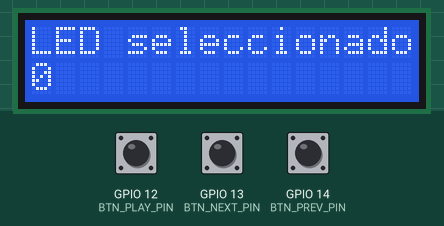
A sketch run on a simulated ESP32-C3. Parts: 16×2 character LCD. The test bench sets the inputs (shaded band); at power-on: GPIO 13 (BTN_NEXT_PIN) HIGH, GPIO 12 (BTN_PLAY_PIN) HIGH, GPIO 14 (BTN_PREV_PIN) HIGH. WiFi joins after 1.5 s; servers stay silent unless stated; what the sketch prints to the serial monitor is not drawn.

Above: at 3.8 s.
3.9 s: GPIO 13 (BTN_NEXT_PIN) pulled LOW for 0.15 s
At 5.0 s:
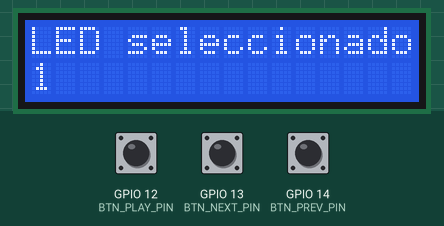
5.5 s: GPIO 13 (BTN_NEXT_PIN) pulled LOW for 1 s
At 6.2 s:
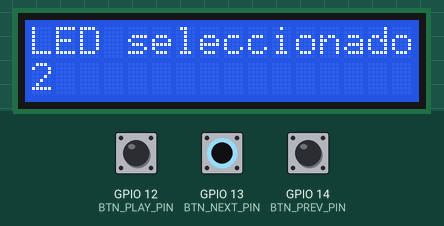
Timing chart, 0 to 8.5 s (numbered marks = the images above; inputs shaded):
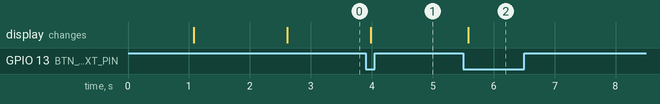

The sketch:

prueba_leds.ino
```cpp
/*
  ESP32 (DevKit clásico) - MAESTRO de PRUEBA "Constelación"
  Enciende uno por uno el LED de cada cliente ESP32-C3.
  -------------------------------------------------------------------
    - PREV (GPIO 14) / NEXT (GPIO 13): seleccionan el LED (0 a 7, circular).
    - PLAY (GPIO 12): mientras se mantiene presionado, el LED seleccionado
      está encendido; al soltarlo se apaga.
    - LCD 16x2 I2C (0x27, SDA=21, SCL=22): muestra el número del LED
      seleccionado.

  Librerías necesarias: ezButton, LiquidCrystal_I2C.
*/

#include <WiFi.h>
#include <Wire.h>
#include <LiquidCrystal_I2C.h>
#include <ezButton.h>

const char* ssid     = "constelacion";
const char* password = "01Constelacion01";
const uint16_t puerto = 8080;

// IP fija reservada para este maestro en el router (192.168.0.150)
IPAddress ipFija(192, 168, 0, 150);
IPAddress gateway(192, 168, 0, 1);
IPAddress subnet(255, 255, 255, 0);

const int MAX_CLIENTES = 8;

WiFiServer servidor(puerto);
WiFiClient clientes[MAX_CLIENTES];

LiquidCrystal_I2C lcd(0x27, 16, 2);

// ---------------------------------------------------------------
// BOTONES (a GND, INPUT_PULLUP interno vía ezButton)
// ---------------------------------------------------------------
#define BTN_PLAY_PIN 12
#define BTN_PREV_PIN 14
#define BTN_NEXT_PIN 13

ezButton btnPlay(BTN_PLAY_PIN);
ezButton btnPrev(BTN_PREV_PIN);
ezButton btnNext(BTN_NEXT_PIN);

// LED seleccionado (0 a MAX_CLIENTES-1)
uint8_t ledSeleccionado = 0;

// LED que está realmente encendido por PLAY (-1 = ninguno)
int8_t ledEncendido = -1;

// ---------------------------------------------------------------
// IDENTIFICACIÓN DE CLIENTES POR ÍNDICE FIJO ("ID:n")
// ---------------------------------------------------------------
WiFiClient pendientes[MAX_CLIENTES];
unsigned long pendienteInicio[MAX_CLIENTES];
const unsigned long TIMEOUT_IDENTIFICACION_MS = 5000;

void aceptarConexionNueva() {
  WiFiClient nuevoCliente = servidor.available();
  if (!nuevoCliente) return;

  for (int i = 0; i < MAX_CLIENTES; i++) {
    if (!pendientes[i] || !pendientes[i].connected()) {
      pendientes[i] = nuevoCliente;
      pendientes[i].setNoDelay(true);
      pendienteInicio[i] = millis();
      Serial.print(">>> Nueva conexión en espera de identificación (slot temporal ");
      Serial.print(i);
      Serial.println(")");
      return;
    }
  }

  Serial.println(">>> Conexión rechazada: no hay slots de espera libres");
  nuevoCliente.stop();
}

void procesarIdentificaciones() {
  for (int i = 0; i < MAX_CLIENTES; i++) {
    if (!pendientes[i]) continue;

    if (!pendientes[i].connected()) {
      pendientes[i].stop();
      continue;
    }

    if (pendientes[i].available()) {
      String linea = pendientes[i].readStringUntil('\n');
      linea.trim();

      if (linea.startsWith("ID:")) {
        int idx = linea.substring(3).toInt();
        if (idx >= 0 && idx < MAX_CLIENTES) {
          if (clientes[idx] && clientes[idx].connected()) {
            clientes[idx].stop();
          }
          clientes[idx] = pendientes[i];
          clientes[idx].setTimeout(100);
          pendientes[i] = WiFiClient();
          Serial.print(">>> Cliente identificado como índice ");
          Serial.println(idx);
        } else {
          Serial.print(">>> ID inválido recibido: ");
          Serial.println(linea);
          pendientes[i].stop();
        }
      } else {
        Serial.print(">>> Línea inesperada (se esperaba ID:n): ");
        Serial.println(linea);
      }
      continue;
    }

    if (millis() - pendienteInicio[i] > TIMEOUT_IDENTIFICACION_MS) {
      Serial.print(">>> Timeout de identificación en slot temporal ");
      Serial.println(i);
      pendientes[i].stop();
    }
  }
}

// ---------------------------------------------------------------
// COMANDOS Y LCD
// ---------------------------------------------------------------
void enviarComando(uint8_t clientIndex, const char* comando) {
  if (clientIndex >= MAX_CLIENTES) return;
  if (clientes[clientIndex] && clientes[clientIndex].connected()) {
    clientes[clientIndex].println(comando);
    Serial.print("[Enviado: ");
    Serial.print(comando);
    Serial.print("] a cliente ");
    Serial.println(clientIndex);
  } else {
    Serial.print(">>> Cliente ");
    Serial.print(clientIndex);
    Serial.println(" no conectado");
  }
}

// Escribe una fila rellenando con espacios (evita lcd.clear() y su parpadeo).
void lcdImprimirFila(uint8_t fila, const char* texto) {
  char buf[17];
  snprintf(buf, sizeof(buf), "%-16s", texto);
  lcd.setCursor(0, fila);
  lcd.print(buf);
}

void actualizarLCD() {
  char buf[17];
  snprintf(buf, sizeof(buf), "%u", ledSeleccionado);
  lcdImprimirFila(0, "LED seleccionado");
  lcdImprimirFila(1, buf);
}

// ---------------------------------------------------------------

void setup() {
  Serial.begin(115200);
  delay(1000);

  Wire.begin();
  lcd.init();
  lcd.backlight();

  btnPlay.setDebounceTime(50);
  btnPrev.setDebounceTime(50);
  btnNext.setDebounceTime(50);

  WiFi.mode(WIFI_STA);
  WiFi.config(ipFija, gateway, subnet);
  WiFi.begin(ssid, password);

  Serial.print("Conectando a ");
  Serial.println(ssid);
  lcdImprimirFila(0, "Conectando WiFi");

  while (WiFi.status() != WL_CONNECTED) {
    delay(500);
    Serial.print(".");
  }

  WiFi.setSleep(false);

  Serial.println();
  Serial.print("Conectado. IP del maestro: ");
  Serial.println(WiFi.localIP());

  servidor.begin();
  Serial.println("Servidor iniciado. Esperando ESP32-C3...");

  actualizarLCD();
}

void loop() {
  aceptarConexionNueva();
  procesarIdentificaciones();

  btnPlay.loop();
  btnPrev.loop();
  btnNext.loop();

  // ANTERIOR: LED seleccionado - 1 (circular)
  if (btnPrev.isPressed()) {
    ledSeleccionado = (ledSeleccionado == 0) ? (MAX_CLIENTES - 1) : (ledSeleccionado - 1);
    Serial.print("LED seleccionado: ");
    Serial.println(ledSeleccionado);
    actualizarLCD();
  }

  // SIGUIENTE: LED seleccionado + 1 (circular)
  if (btnNext.isPressed()) {
    ledSeleccionado = (ledSeleccionado + 1) % MAX_CLIENTES;
    Serial.print("LED seleccionado: ");
    Serial.println(ledSeleccionado);
    actualizarLCD();
  }

  // PLAY presionado: enciende el LED seleccionado
  if (btnPlay.isPressed()) {
    ledEncendido = ledSeleccionado;
    enviarComando(ledEncendido, "ON");
  }

  // PLAY soltado: apaga el LED que se encendió (aunque la selección haya cambiado)
  if (btnPlay.isReleased()) {
    if (ledEncendido != -1) {
      enviarComando(ledEncendido, "OFF");
      ledEncendido = -1;
    }
  }
}
```

Measured:
- after the input at 3.9 s, the display: changes after 0.08 s (image 1)
- after the input at 5.5 s, the display: changes after 0.08 s (image 2)
